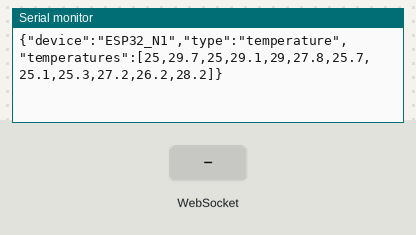
The program below on a simulated ESP32. Shown: the last lines printed to the serial monitor. Inputs (shaded band) come from the test bench. WiFi joins after 1.5 s; servers stay silent unless stated; random numbers use the default seed unless the program sets one.

Above: at 2.7 s.
2.8 s: WebSocket text "1" received
At 2.96 s:
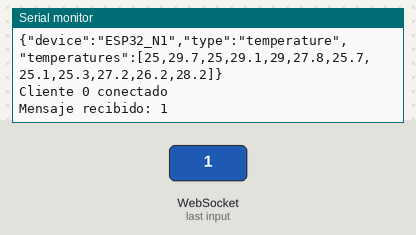
4.3 s: WebSocket text "0" received
At 4.9 s:
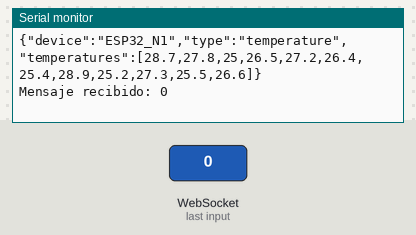
5.8 s: WebSocket text "2" received
At 5.96 s:
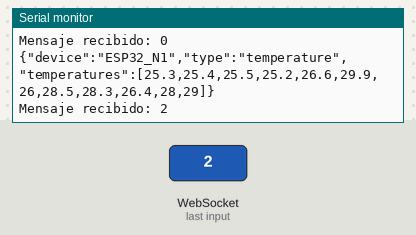
Timing chart, 0 to 8.8 s (numbered marks = the images above; inputs shaded):
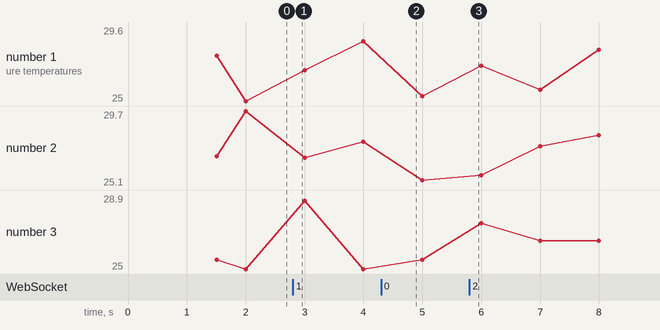

Measured:
- after the input at 2.8 s, the serial monitor: prints a new line at once (image 1)
- after the input at 4.3 s, the serial monitor: prints a new line at once (image 2)
- after the input at 5.8 s, the serial monitor: prints a new line at once (image 3)

The program:

main.cpp
```cpp
#include <Arduino.h>
#include "wifi_manager.h"
#include "websocket_server.h"
#include "timer_manager.h"
#include "temp_manager.h"
#include "json_manager.h"
#include "random.h"

float temps[12];

String messageJson;

void setup() {

  timerInit();
  Serial.begin(115200);
  Serial.println("ESP32 iniciado");
  connectWiFi();
  websocketInit();
  /*
  for (int i = 0; i < 12; i++)
  {
    temps[i]=i*2;
  }
  */

}

void loop() {

  websocketLoop();
  if(timerFlags.sendFlag){
    timerFlags.sendFlag = false;

    generateRandomNumbers();
    setJsonMessage(randomData);
    //setJsonMessage(temps);

    messageJson = getJsonMessage();
    Serial.println(messageJson);
    websocketSend(messageJson);
  }

}
```

json_manager.h
```cpp
#ifndef JSON_MANAGER_H
#define JSON_MANAGER_H

#include <Arduino.h>
#include <ArduinoJson.h>

//StaticJsonDocument<256> json;

void jsonCreateMessage();
void setJsonMessage(const float temps[12]);
String getJsonMessage();
#endif
```

random.h
```cpp
#ifndef RANDOM_H
#define RANDOM_H

#include <Arduino.h>

extern float randomData[12];

void generateRandomNumbers(void);

#endif 
```

temp_manager.h
```cpp
#ifndef TEMP_MANAGER_H
#define TEMP_MANAGER_H

typedef struct
{
    float value;

}TempSensor_t;

extern TempSensor_t tempSensor[12];

#endif
```

timer_manager.h
```cpp
#ifndef TIMER_MANAGER_H
#define TIMER_MANAGER_H

#include <Arduino.h>
typedef struct
{
    volatile uint32_t tickCounter;
    volatile bool sendFlag;
}TimerFlags_t;
extern TimerFlags_t timerFlags;

void timerInit(void);

//uint32_t timerGetSeconds(void);

#endif
```

websocket_server.h
```cpp
#ifndef WEBSOCKET_SERVER_H
#define WEBSOCKET_SERVER_H

#include <Arduino.h>

void websocketInit();
void websocketLoop();

bool websocketIsClientConnected();

void websocketSend(String message);
void websocketBroadcast(String message);

#endif
```

wifi_manager.h
```cpp
#ifndef WIFI_MANAGER_H
#define WIFI_MANAGER_H

#include <Arduino.h>

void connectWiFi();

#endif
```

acquisition.cpp
```cpp

```

commands.cpp
```cpp

```

i2c_manager.cpp
```cpp

```

json_manager.cpp
```cpp
#include "json_manager.h"

JsonDocument json;

void jsonCreateMessage()
{
    json.clear();
    json["device"] = "ESP32_N1";
}

void setJsonMessage(const float temps[12]){
    json.clear();
    json["device"] = "ESP32_N1";
    json["type"] = "temperature";
    JsonArray tempArray = json["temperatures"].to<JsonArray>();
    for (uint8_t i = 0; i < 12; i++)
    {
        tempArray.add(temps[i]);
    }
}

String getJsonMessage(){
    String message;
    serializeJson(json,message);
    return message;
}
```

mcp3424.cpp
```cpp

```

pt100.cpp
```cpp

```

random.cpp
```cpp
#include "random.h"

float randomData[12];

//float temperatures[12];

void generateRandomNumbers(void){

    for (int i = 0; i < 12; i++)
    {
        randomData[i] = random(250, 301) / 10.0;
    }

}
```

temp_manager.cpp
```cpp
#include "temp_manager.h"

TempSensor_t tempSensor[12];
```

timer_manager.cpp
```cpp
#include "timer_manager.h"

static hw_timer_t *timer = nullptr;

static volatile uint32_t seconds = 0;
static volatile boolean messageSendFlag = false;

TimerFlags_t timerFlags;

void IRAM_ATTR onTimer(){
    timerFlags.tickCounter++;

    if(timerFlags.tickCounter >= 1000){
        timerFlags.sendFlag = true;
        timerFlags.tickCounter=0;
    }
}


void timerInit(void){
    // Timer 0, Prescaler = 80, Frecuencia = 80 MHz / 80 = 1 MHz
    timer = timerBegin(0, 80, true);
    // Asocia la ISR
    timerAttachInterrupt(timer, &onTimer, false);
    // Interrupción cada 1 000 000 ticks = 1 segundo
    timerAlarmWrite(timer, 1000, true);
    // Habilita la alarma
    timerAlarmEnable(timer);
}
```

websocket_server.cpp
```cpp
#include "websocket_server.h"

#include <WebSocketsServer.h>

//==================================================
// Variables privadas
//==================================================

static WebSocketsServer webSocket(81);

static bool clientConnected = false;
static uint8_t clientID = 0;

//==================================================
// Función privada
//==================================================

static void websocketEvent(
    uint8_t client,
    WStype_t type,
    uint8_t *payload,
    size_t length)
{
    switch (type)
    {
        case WStype_CONNECTED:
        {
            clientConnected = true;
            clientID = client;

            Serial.printf("Cliente %u conectado\n", client);

            webSocket.sendTXT(client, "CONNECTED");

            break;
        }

        case WStype_DISCONNECTED:
        {
            clientConnected = false;

            Serial.printf("Cliente %u desconectado\n", client);

            break;
        }

        case WStype_TEXT:
        {
            String message = String((char *)payload);

            Serial.print("Mensaje recibido: ");
            Serial.println(message);

            break;
        }

        default:
            break;
    }
}

//==================================================
// Funciones públicas
//==================================================

void websocketInit()
{
    webSocket.begin();

    webSocket.onEvent(websocketEvent);

    Serial.println("Servidor WebSocket iniciado");
}

void websocketLoop()
{
    webSocket.loop();
}

bool websocketIsClientConnected()
{
    return clientConnected;
}

void websocketSend(String message)
{
    if (!clientConnected)
        return;

    webSocket.sendTXT(clientID, message);
}

void websocketBroadcast(String &message)
{
    webSocket.broadcastTXT(message);
}
```

wifi_manager.cpp
```cpp
#include <wifi_manager.h>
#include <WiFi.h>
#include <ESPmDNS.h>


const char* ssid = "CCUCHIMBA 29";
const char* password = "set@06072001";

void connectWiFi(){
    WiFi.begin(ssid, password);
    Serial.print("Conectando");
    while (WiFi.status() != WL_CONNECTED)
    {
        delay(500);
        Serial.print(".");
    }

    if(MDNS.begin("esp32-daq")){
        Serial.println("mDNS Iniciado");
    }
    Serial.println();
    Serial.println("WiFi conectado");
    Serial.print("IP: ");
    Serial.println(WiFi.localIP());
}
```
